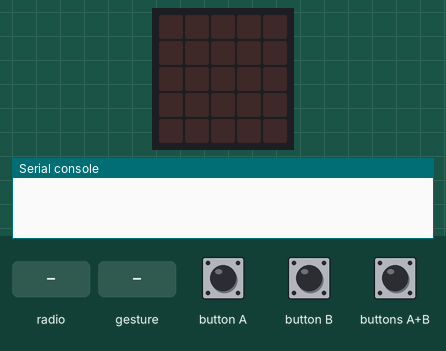
Bench run of a program on a simulated BBC micro:bit (MakeCode). Shown: the board's 5×5 LED display, the last lines printed to the serial console. The inputs (shaded band) are chosen by the test bench. Random numbers come from a fixed seed; no radio messages arrive unless stated (any console line starting 'radio sent:' is added by the test bench); a tilt is held for 1.5 s and a shake lasts 1 s, then the board lies face up again.

Above: at 1.2 s.
1.3 s: radio message "1" arrives
At 2.7 s:
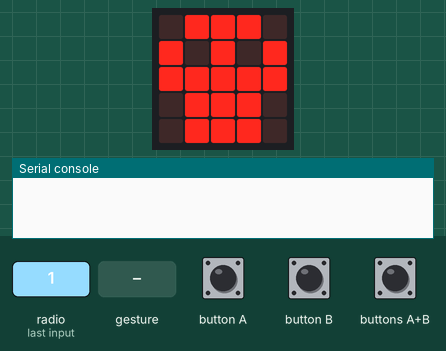
3.4 s: radio message "5" arrives
At 4.4 s:
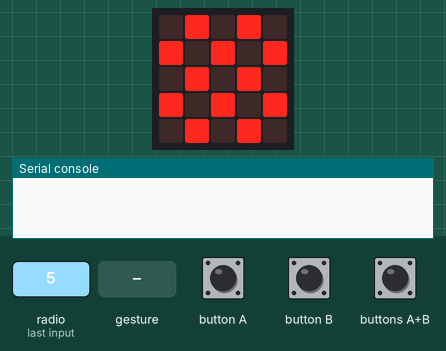
6.4 s: gesture 'shake'
At 7.9 s:
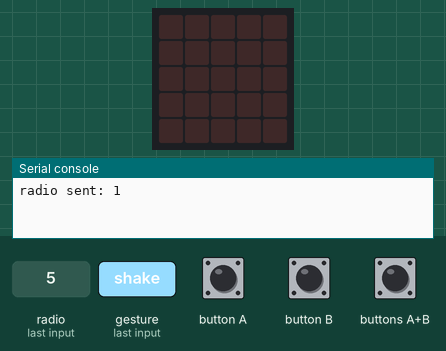
8.3 s: radio message "0" arrives
At 9.3 s:
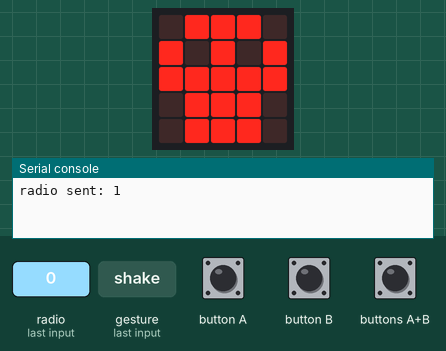
Timing chart, 0 to 10.8 s (numbered marks = the images above; inputs shaded):
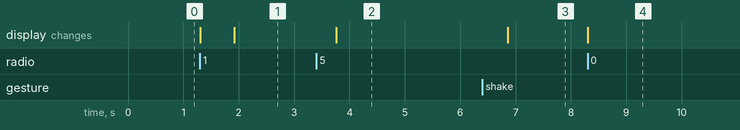

The program:

main.ts
```typescript
radio.onReceivedNumber(function (receivedNumber) {
    potato = receivedNumber
})
input.onGesture(Gesture.Shake, function () {
    if (potato > 0) {
        radio.sendNumber(potato)
        potato = -1
    }
})
input.onButtonPressed(Button.AB, function () {
    potato = randint(10, 20)
})
let potato = 0
radio.setGroup(1)
potato = -1
basic.forever(function () {
    if (potato == 0) {
        basic.showIcon(IconNames.Skull)
    }
    if (potato < 0) {
        basic.clearScreen()
    }
    if (potato > 0) {
        basic.showIcon(IconNames.Chessboard)
        potato += -1
    }
})
```

test.ts
```typescript
// 在此处测试；当此软件包作为插件使用时，将不会编译此软件包。
```

Measured:
- after the input at 1.3 s, the display: first changes at once (image 1 shows a later state)
- after the input at 3.4 s, the display: changes after 0.36 s (image 2)
- after the input at 8.3 s, the display: changes at once (image 4)
